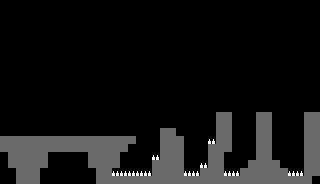

The image is a tile-based game level rendered from a .tmx file. Its description and complete source (layers, tilesets, objects, tile grids) follow:
An orthogonal 40x23 tile map with 8x8 px tiles, 2 tile layers (collision, damage) and 2 objects (2x Player).

<map version="1.10" tiledversion="1.10.2" orientation="orthogonal" renderorder="right-down" width="40" height="23" tilewidth="8" tileheight="8" infinite="0" nextlayerid="4" nextobjectid="4">
 <tileset firstgid="1" source="../tsx/GrayboxSet.tsx" />
 <layer id="1" name="collision" width="40" height="23">
  <data encoding="csv">
0,0,0,0,0,0,0,0,0,0,0,0,0,0,0,0,0,0,0,0,0,0,0,0,0,0,0,0,0,0,0,0,0,0,0,0,0,0,0,0,
0,0,0,0,0,0,0,0,0,0,0,0,0,0,0,0,0,0,0,0,0,0,0,0,0,0,0,0,0,0,0,0,0,0,0,0,0,0,0,0,
0,0,0,0,0,0,0,0,0,0,0,0,0,0,0,0,0,0,0,0,0,0,0,0,0,0,0,0,0,0,0,0,0,0,0,0,0,0,0,0,
0,0,0,0,0,0,0,0,0,0,0,0,0,0,0,0,0,0,0,0,0,0,0,0,0,0,0,0,0,0,0,0,0,0,0,0,0,0,0,0,
0,0,0,0,0,0,0,0,0,0,0,0,0,0,0,0,0,0,0,0,0,0,0,0,0,0,0,0,0,0,0,0,0,0,0,0,0,0,0,0,
0,0,0,0,0,0,0,0,0,0,0,0,0,0,0,0,0,0,0,0,0,0,0,0,0,0,0,0,0,0,0,0,0,0,0,0,0,0,0,0,
0,0,0,0,0,0,0,0,0,0,0,0,0,0,0,0,0,0,0,0,0,0,0,0,0,0,0,0,0,0,0,0,0,0,0,0,0,0,0,0,
0,0,0,0,0,0,0,0,0,0,0,0,0,0,0,0,0,0,0,0,0,0,0,0,0,0,0,0,0,0,0,0,0,0,0,0,0,0,0,0,
0,0,0,0,0,0,0,0,0,0,0,0,0,0,0,0,0,0,0,0,0,0,0,0,0,0,0,0,0,0,0,0,0,0,0,0,0,0,0,0,
0,0,0,0,0,0,0,0,0,0,0,0,0,0,0,0,0,0,0,0,0,0,0,0,0,0,0,0,0,0,0,0,0,0,0,0,0,0,0,0,
0,0,0,0,0,0,0,0,0,0,0,0,0,0,0,0,0,0,0,0,0,0,0,0,0,0,0,0,0,0,0,0,0,0,0,0,0,0,0,0,
0,0,0,0,0,0,0,0,0,0,0,0,0,0,0,0,0,0,0,0,0,0,0,0,0,0,0,0,0,0,0,0,0,0,0,0,0,0,0,0,
0,0,0,0,0,0,0,0,0,0,0,0,0,0,0,0,0,0,0,0,0,0,0,0,0,0,0,0,0,0,0,0,0,0,0,0,0,0,0,0,
0,0,0,0,0,0,0,0,0,0,0,0,0,0,0,0,0,0,0,0,0,0,0,0,0,0,0,0,0,0,0,0,0,0,0,0,0,0,0,0,
0,0,0,0,0,0,0,0,0,0,0,0,0,0,0,0,0,0,0,0,0,0,0,0,0,0,0,3,3,0,0,0,3,3,0,0,0,0,3,3,
0,0,0,0,0,0,0,0,0,0,0,0,0,0,0,0,0,0,0,0,0,0,0,0,0,0,0,3,3,0,0,0,3,3,0,0,0,0,3,3,
0,0,0,0,0,0,0,0,0,0,0,0,0,0,0,0,0,0,0,0,3,3,0,0,0,0,0,3,3,0,0,0,3,3,0,0,0,0,3,3,
3,3,3,3,3,3,3,3,3,3,3,3,3,3,3,3,3,0,0,0,3,3,3,0,0,0,0,3,3,0,0,0,3,3,0,0,0,0,3,3,
3,3,3,3,3,3,3,3,3,3,3,3,3,3,3,3,0,0,0,0,3,3,3,0,0,0,3,3,3,0,0,0,3,3,0,0,0,0,3,3,
0,3,3,3,3,3,0,0,0,0,0,3,3,3,3,0,0,0,0,0,3,3,3,0,0,0,3,3,0,0,0,0,3,3,0,0,0,0,3,3,
0,3,3,3,3,3,0,0,0,0,0,3,3,3,3,0,0,0,0,3,3,3,3,0,0,0,3,3,0,0,0,3,3,3,3,0,0,0,3,3,
0,0,3,3,3,0,0,0,0,0,0,0,3,3,0,0,0,0,0,3,3,3,3,0,0,3,3,3,0,0,3,3,3,3,3,3,0,0,3,3,
0,0,3,3,3,0,0,0,0,0,0,0,3,3,3,3,3,3,3,3,3,3,3,3,3,3,3,3,3,3,3,3,3,3,3,3,3,3,3,0
</data>
 </layer>
 <layer id="3" name="damage" width="40" height="23">
  <data encoding="csv">
0,0,0,0,0,0,0,0,0,0,0,0,0,0,0,0,0,0,0,0,0,0,0,0,0,0,0,0,0,0,0,0,0,0,0,0,0,0,0,0,
0,0,0,0,0,0,0,0,0,0,0,0,0,0,0,0,0,0,0,0,0,0,0,0,0,0,0,0,0,0,0,0,0,0,0,0,0,0,0,0,
0,0,0,0,0,0,0,0,0,0,0,0,0,0,0,0,0,0,0,0,0,0,0,0,0,0,0,0,0,0,0,0,0,0,0,0,0,0,0,0,
0,0,0,0,0,0,0,0,0,0,0,0,0,0,0,0,0,0,0,0,0,0,0,0,0,0,0,0,0,0,0,0,0,0,0,0,0,0,0,0,
0,0,0,0,0,0,0,0,0,0,0,0,0,0,0,0,0,0,0,0,0,0,0,0,0,0,0,0,0,0,0,0,0,0,0,0,0,0,0,0,
0,0,0,0,0,0,0,0,0,0,0,0,0,0,0,0,0,0,0,0,0,0,0,0,0,0,0,0,0,0,0,0,0,0,0,0,0,0,0,0,
0,0,0,0,0,0,0,0,0,0,0,0,0,0,0,0,0,0,0,0,0,0,0,0,0,0,0,0,0,0,0,0,0,0,0,0,0,0,0,0,
0,0,0,0,0,0,0,0,0,0,0,0,0,0,0,0,0,0,0,0,0,0,0,0,0,0,0,0,0,0,0,0,0,0,0,0,0,0,0,0,
0,0,0,0,0,0,0,0,0,0,0,0,0,0,0,0,0,0,0,0,0,0,0,0,0,0,0,0,0,0,0,0,0,0,0,0,0,0,0,0,
0,0,0,0,0,0,0,0,0,0,0,0,0,0,0,0,0,0,0,0,0,0,0,0,0,0,0,0,0,0,0,0,0,0,0,0,0,0,0,0,
0,0,0,0,0,0,0,0,0,0,0,0,0,0,0,0,0,0,0,0,0,0,0,0,0,0,0,0,0,0,0,0,0,0,0,0,0,0,0,0,
0,0,0,0,0,0,0,0,0,0,0,0,0,0,0,0,0,0,0,0,0,0,0,0,0,0,0,0,0,0,0,0,0,0,0,0,0,0,0,0,
0,0,0,0,0,0,0,0,0,0,0,0,0,0,0,0,0,0,0,0,0,0,0,0,0,0,0,0,0,0,0,0,0,0,0,0,0,0,0,0,
0,0,0,0,0,0,0,0,0,0,0,0,0,0,0,0,0,0,0,0,0,0,0,0,0,0,0,0,0,0,0,0,0,0,0,0,0,0,0,0,
0,0,0,0,0,0,0,0,0,0,0,0,0,0,0,0,0,0,0,0,0,0,0,0,0,0,0,0,0,0,0,0,0,0,0,0,0,0,0,0,
0,0,0,0,0,0,0,0,0,0,0,0,0,0,0,0,0,0,0,0,0,0,0,0,0,0,0,0,0,0,0,0,0,0,0,0,0,0,0,0,
0,0,0,0,0,0,0,0,0,0,0,0,0,0,0,0,0,0,0,0,0,0,0,0,0,0,0,0,0,0,0,0,0,0,0,0,0,0,0,0,
0,0,0,0,0,0,0,0,0,0,0,0,0,0,0,0,0,0,0,0,0,0,0,0,0,0,4,0,0,0,0,0,0,0,0,0,0,0,0,0,
0,0,0,0,0,0,0,0,0,0,0,0,0,0,0,0,0,0,0,0,0,0,0,0,0,0,0,0,0,0,0,0,0,0,0,0,0,0,0,0,
0,0,0,0,0,0,0,0,0,0,0,0,0,0,0,0,0,0,0,4,0,0,0,0,0,0,0,0,0,0,0,0,0,0,0,0,0,0,0,0,
0,0,0,0,0,0,0,0,0,0,0,0,0,0,0,0,0,0,0,0,0,0,0,0,0,4,0,0,0,0,0,0,0,0,0,0,0,0,0,0,
0,0,0,0,0,0,0,0,0,0,0,0,0,0,4,4,4,4,4,0,0,0,0,4,4,0,0,0,4,4,0,0,0,0,0,0,4,4,0,0,
0,0,0,0,0,0,0,0,0,0,0,0,0,0,0,0,0,0,0,0,0,0,0,0,0,0,0,0,0,0,0,0,0,0,0,0,0,0,0,0
</data>
 </layer>
 <objectgroup id="2" name="Locations">
  <object id="1" name="Spawn" type="Player" x="10.7363" y="131.587">
   <point />
  </object>
  <object id="3" name="Win" type="Player" x="314.539" y="4.03425" width="9.50229" height="108.063" />
 </objectgroup>
</map>
